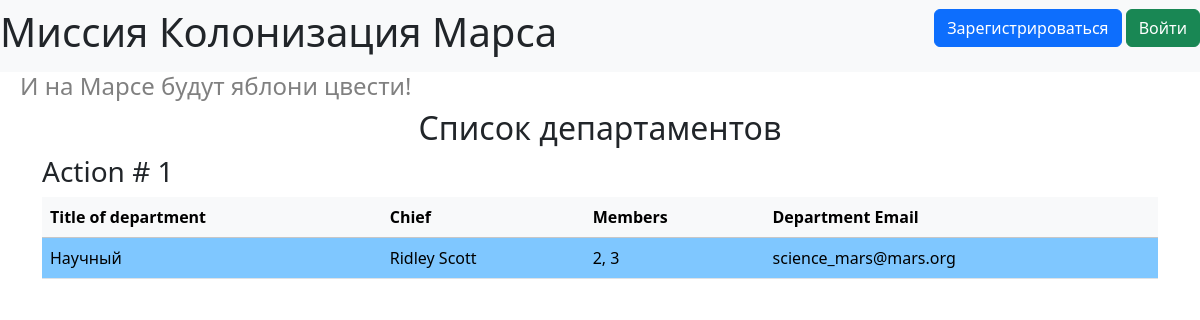
/departments, run on an earlier commit of the app's database.
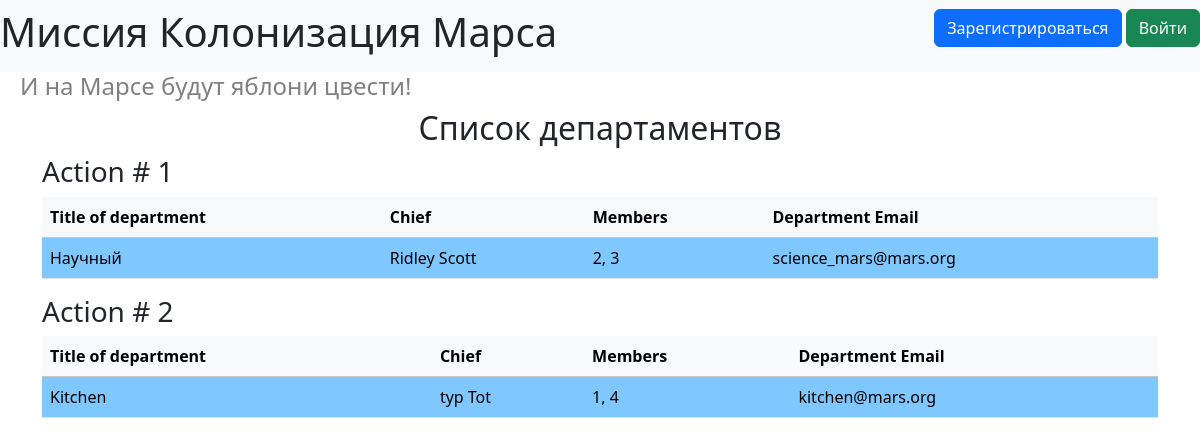
And on a later commit of the database.
### data/departments.py (models this page shows)
class Department(db_session.SqlAlchemyBase):
    __tablename__ = 'departments'
    id = sqlalchemy.Column(sqlalchemy.Integer,
                           primary_key=True, autoincrement=True)
    title = sqlalchemy.Column(sqlalchemy.String, nullable=True)
    chief = sqlalchemy.Column(sqlalchemy.Integer, sqlalchemy.ForeignKey("users.id"))
    members = sqlalchemy.Column(sqlalchemy.String, nullable=True)
    email = sqlalchemy.Column(sqlalchemy.String,
                              index=True, unique=True, nullable=True)
    user2 = orm.relationship('User')

### data/users.py (models this page shows, shortened)
class User(db_session.SqlAlchemyBase, UserMixin):
    __tablename__ = 'users'
    id = sqlalchemy.Column(sqlalchemy.Integer,
                           primary_key=True, autoincrement=True)
    surname = sqlalchemy.Column(sqlalchemy.String, nullable=True)
    name = sqlalchemy.Column(sqlalchemy.String, nullable=True)
    age = sqlalchemy.Column(sqlalchemy.Integer, nullable=True)
    position = sqlalchemy.Column(sqlalchemy.String, nullable=True)
    speciality = sqlalchemy.Column(sqlalchemy.String, nullable=True)
    address = sqlalchemy.Column(sqlalchemy.String, nullable=True)
    email = sqlalchemy.Column(sqlalchemy.String,
                              index=True, unique=True, nullable=True)
    hashed_password = sqlalchemy.Column(sqlalchemy.String, nullable=True)
    modified_date = sqlalchemy.Column(sqlalchemy.DateTime,
                                     default=datetime.datetime.now)
    jobs = orm.relationship('Job', back_populates='user')
    departments = orm.relationship('Department', back_populates='user2')

### index2.py (the view)
@app.route('/departments')
def show_departments():
    db_session.global_init("db/mars_explorer.db")
    db_sess = db_session.create_session()
    departments = db_sess.query(Department).all()
    return render_template('departments.html', title='Заготовка', departments=departments)

### data/db_session.py (called while the page is built, shortened)
def global_init(db_file):
    global __factory
    if __factory:
        return

def create_session() -> Session:
    global __factory
    return __factory()

### templates/departments.html (shortened to what this page needs)
{% extends "base.html" %}
{% block content %}
<h2 align="center">Список департаментов</h2>
{% for item in departments %}
    <h3>Action # {{ item.id }}</h3>
    <table class="table">
        <thead>
            <tr class="table-light">
                <th scope="col">Title of department</th>
                <th scope="col">Chief</th>
                <th scope="col">Members</th>
                <th scope="col">Department Email</th>
            </tr>
        </thead>
        <tbody>
            <tr>
                <td style="background-color: #7fc7ff">{{ item.title }}</td>
                <td style="background-color: #7fc7ff">{{ item.user2.name }} {{ item.user2.surname }}</td>
                <td style="background-color: #7fc7ff">{{ item.members }}</td>
                <td style="background-color: #7fc7ff">{{ item.email }}</td>
            </tr>
        </tbody>
    </table>
{% endfor %}
{% endblock %}

### templates/base.html (shortened to what this page needs)
<!DOCTYPE html>
<html lang="en">
<head>
    <link href="https://cdn.jsdelivr.net/npm/bootstrap@5.3.4/dist/css/bootstrap.min.css"
          rel="stylesheet"
>
    <link rel="stylesheet" type="text/css" href="/static/css/style2.css" />
    </head>
    <body>
        <header>
            <nav class="navbar navbar-light bg-light">
                <h1>Миссия Колонизация Марса</h1>
                {% if current_user.is_authenticated %}
                    <a class="navbar-brand" href="/logout">{{ current_user.name }}</a>
                {% else %}
                    <p>
                        <a class="btn btn-primary " href="/register">Зарегистрироваться</a>
                        <a class="btn btn-success" href="/login">Войти</a>
                    </p>
                {% endif %}
            </nav>
            <h4>И на Марсе будут яблони цвести!</h4>
        </header>
    <main role="main" class="container">
        {% block content %}{% endblock %}
    </main>
    </body>
</html>

### static/css/style2.css (style rules this page uses)
h4 { color: rgb(128, 128, 128); padding-left: 20px; }

What changed in the data, as far as the page shows it:
added Department: id "2", title "Kitchen", user2.name "typ", user2.surname "Tot", members "1, 4", email "kitchen@mars.org"
